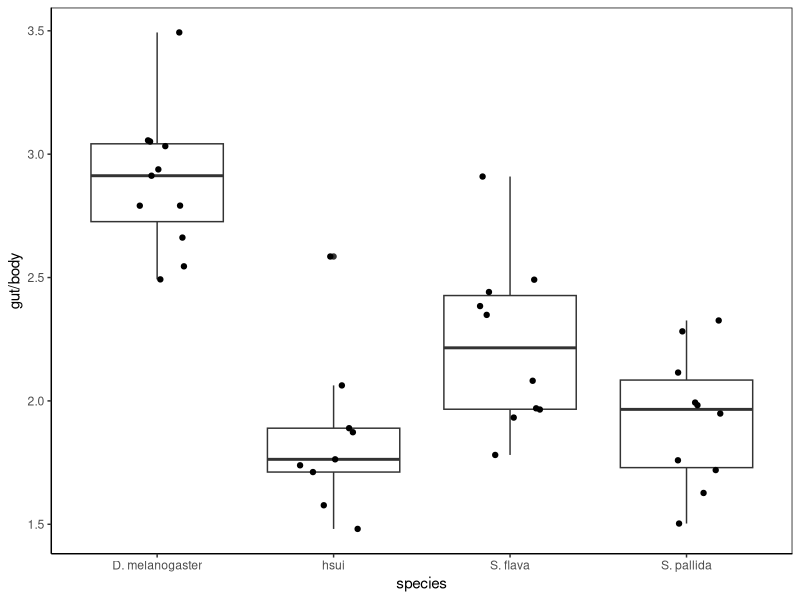
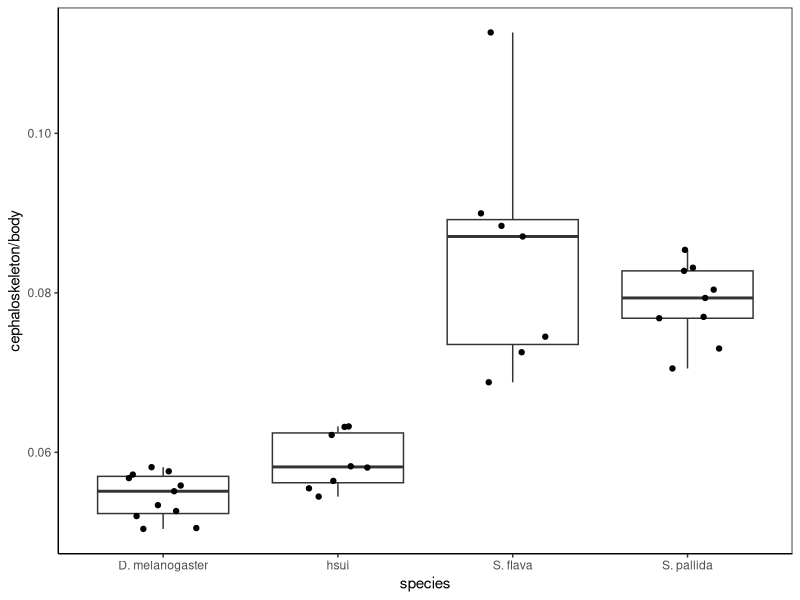
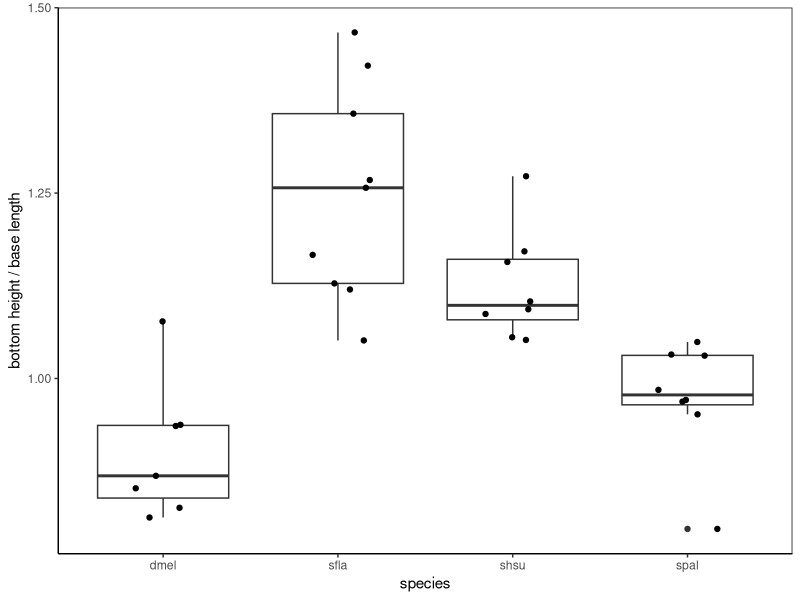
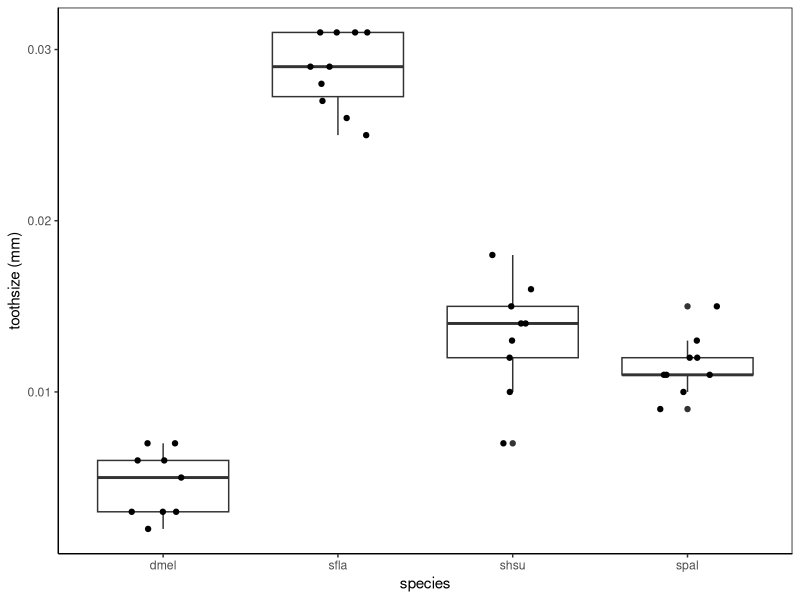

These charts were generated, in order, by the following R code:
library(ggplot2)
library(tidyverse)
library(dbplyr)

getwd()

setwd("/Users/jessicaaguilar/Desktop/Temporary.data.folder")

data <- read.csv('gut_mouthhook_cleaned_2022.02.22.csv')

shape_data<- read.csv("mouthookshape_area_2022.03.23.csv")


data2 <-
  mutate(data,
         gut_body = gut/body,
         mouthhook_body = mouthhook/body
  )

#plots for mouthhook and gut sizes, shapes 


##gut length / body

gut.plot <- ggplot(data = data2) +
  theme_classic() +
  geom_boxplot(aes(x= species, y= gut_body)) +
  theme(panel.border = element_rect(linetype = "solid", fill = NA)) +
  ylab("gut/body") +
  xlab("species") +
  geom_point(aes(x= species, y= gut_body), position = position_jitter(w = 0.2, h = 0))

gut.plot

gut.aov <- aov(gut_body ~ species, data = data2)
summary(gut.aov)
TukeyHSD(gut.aov)

##cephaloskeleton/body 

skeleton.plot <- ggplot(data = data2) +
  theme_classic() +
  geom_boxplot(aes(x= species, y= mouthhook_body)) +
  theme(panel.border = element_rect(linetype = "solid", fill = NA)) +
  ylab("cephaloskeleton/body") +
  xlab("species") +
  geom_point(aes(x= species, y= mouthhook_body), position = position_jitter(w = 0.2, h = 0))

skeleton.plot

skeleton.aov <- aov(mouthhook_body ~ species, data = data2)
summary(skeleton.aov)
TukeyHSD(skeleton.aov)

##mouthhook height/ length

mh_base_ratio.plot <- ggplot(data = shape_data) +
  theme_classic() +
  geom_boxplot(aes(x= species, y= bottomlength_baseheight_ratio)) +
  theme(panel.border = element_rect(linetype = "solid", fill = NA)) +
  ylab("bottom height / base length") +
  xlab("species") +
  geom_point(aes(x= species, y= bottomlength_baseheight_ratio), position = position_jitter(w = 0.2, h = 0))

mh_base_ratio.plot


mh_base_ratio.aov <- aov(bottomlength_baseheight_ratio ~ species, data = shape_data)
summary(mh_base_ratio.aov)
TukeyHSD(mh_base_ratio.aov)



##toothsize 

toothsize.plot <- ggplot(data = shape_data) +
  theme_classic() +
  geom_boxplot(aes(x= species, y= tooth_size)) +
  theme(panel.border = element_rect(linetype = "solid", fill = NA)) +
  ylab("toothsize (mm)") +
  xlab("species") +
  geom_point(aes(x= species, y= tooth_size), position = position_jitter(w = 0.2, h = 0))

toothsize.plot

toothsize.aov <- aov(tooth_size ~ species, data = shape_data)
summary(toothsize.aov)
TukeyHSD(toothsize.aov)
